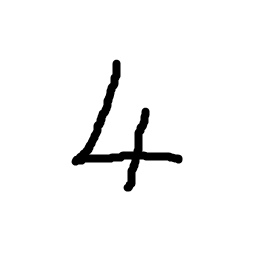
#> input picture ImgRecognition2/src/1.png, 256 x 256 px
$ python practice.py   (Python 2 division)
#> lines starting #> are read from the running program, lines starting #| are printed output that depends on the picture; after the words box and inside, x2 and y2 are one past the last pixel; in counts of white or black regions, pixels touching at a corner belong together
import cv2
import numpy as np
from sklearn import datasets
from PIL import Image
from PIL import ImageChops

def imageProcessing(path):
#> called with path = '1.png'
    im = cv2.imread(path)
#> im is the input picture: shape (256, 256, 3); min 0, max 255, mean 245.7
    imgray = cv2.cvtColor(im, cv2.COLOR_BGR2GRAY)   #   Grayscale
    ret, thresh = cv2.threshold(imgray, 127, 255, 0)    # Threshold - simplest method of image segmentation. From a grayscale image, thresholding can be used to create binary images
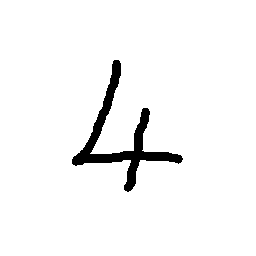
#> thresh: shape (256, 256); 96.2% white; 1 black region, box (x1, y1, x2, y2) and area: (72, 60, 183, 192) 2514
    resized = cv2.resize(imgray,(8,8)) # 8 x 8 pixels
    cv2.imwrite('out.png', resized)
    image = resized
    return flatten(resized)

def flatten(x):
    result = []
    for el in x:
        if hasattr(el, "__iter__") and not isinstance(el, basestring):
            result.extend(flatten(el))
        else:
            result.append(el)
#> this loop made 8 passes
#> el on passes 1 to 8: [255, 255, 255, 255, 255, 255, 255, 255], [255, 255, 255, 255, 255, 255, 255, 255], [255, 255, 255, 0, 255, 255, 255, 255], [255, 255, 255, 255, 0, 255, 255, 255], [255, 255, 255, 255, 255, 255, 255, 255], [255, 255, 255, 255, 255, 255, 255, 255], [255, 255, 255, 255, 255, 255, 255, 255], [255, 255, 255, 255, 255, 255, 255, 255]
#> after the loop, result = 64 values, max 255 at index 0, min 0 at index 19, mean 247
    return result

image = imageProcessing('1.png')
#> image has the same summary as result in flatten
image2 = imageProcessing("2.png")
#> call 2 of imageProcessing, with path = '2.png'
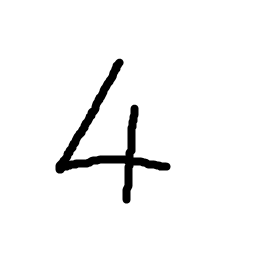
#> input picture ImgRecognition2/src/2.png, 256 x 256 px
#> in imageProcessing, im is the input picture: shape (256, 256, 3); min 0, max 255, mean 244.6
#> in imageProcessing (call 2), `ret, thresh = cv2.threshold(imgray, 127, 255, 0)`:
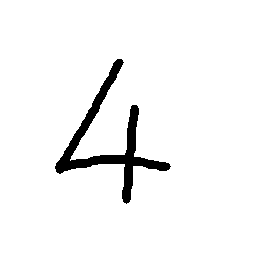
#> thresh: shape (256, 256); 95.8% white; 1 black region, box (x1, y1, x2, y2) and area: (55, 59, 171, 204) 2785
#> image2 = 64 values, max 255 at index 0, min 0 at index 19, mean 250.9
print image
#> (printed output is left out)
print image2
#> (printed output is left out)
#digits = datasets.load_digits()
#print digits.images[0]
